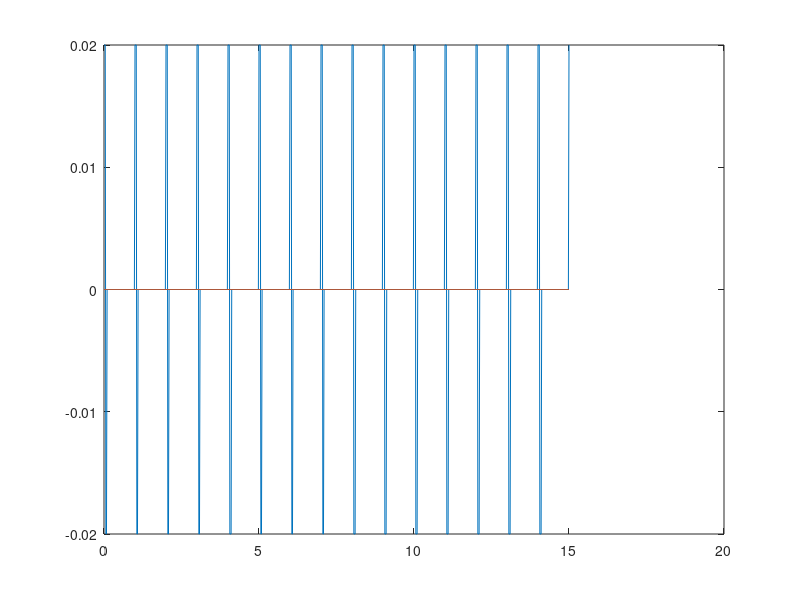

This figure's MATLAB source:

h=0.02;
T=15;
timesraw=0:h:T;

signaltime=1;

amplitude=0.02;

u=zeros(length(timesraw));

for i=1:length(u)
    samplet=timesraw(i);
    duty=mod(samplet,signaltime);
    if duty<0.05
        u(i)=amplitude;
    elseif duty<0.10
        u(i)=-amplitude;
    else
        u(i)=0;
    end
end

simin=[timesraw',u',zeros(size(u))'];

plot(timesraw,u)
